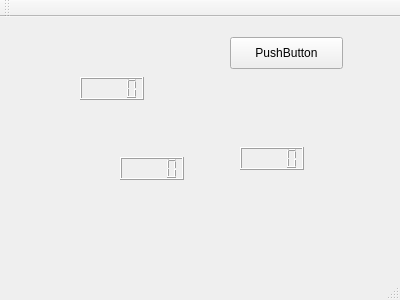
<?xml version="1.0" encoding="UTF-8"?>
<ui version="4.0">
 <class>MainWindow</class>
 <widget class="QMainWindow" name="MainWindow">
  <property name="geometry">
   <rect>
    <x>0</x>
    <y>0</y>
    <width>400</width>
    <height>300</height>
   </rect>
  </property>
  <property name="windowTitle">
   <string>MainWindow</string>
  </property>
  <widget class="QWidget" name="centralWidget">
   <widget class="QLCDNumber" name="lcdNumber">
    <property name="geometry">
     <rect>
      <x>80</x>
      <y>60</y>
      <width>64</width>
      <height>23</height>
     </rect>
    </property>
   </widget>
   <widget class="QLCDNumber" name="lcdNumber_2">
    <property name="geometry">
     <rect>
      <x>120</x>
      <y>140</y>
      <width>64</width>
      <height>23</height>
     </rect>
    </property>
   </widget>
   <widget class="QLCDNumber" name="lcdNumber_3">
    <property name="geometry">
     <rect>
      <x>240</x>
      <y>130</y>
      <width>64</width>
      <height>23</height>
     </rect>
    </property>
   </widget>
   <widget class="QPushButton" name="pushButton">
    <property name="geometry">
     <rect>
      <x>230</x>
      <y>20</y>
      <width>113</width>
      <height>32</height>
     </rect>
    </property>
    <property name="text">
     <string>PushButton</string>
    </property>
   </widget>
  </widget>
  <widget class="QMenuBar" name="menuBar">
   <property name="geometry">
    <rect>
     <x>0</x>
     <y>0</y>
     <width>400</width>
     <height>22</height>
    </rect>
   </property>
  </widget>
  <widget class="QToolBar" name="mainToolBar">
   <attribute name="toolBarArea">
    <enum>TopToolBarArea</enum>
   </attribute>
   <attribute name="toolBarBreak">
    <bool>false</bool>
   </attribute>
  </widget>
  <widget class="QStatusBar" name="statusBar"/>
 </widget>
 <layoutdefault spacing="6" margin="11"/>
 <resources/>
 <connections/>
</ui>
